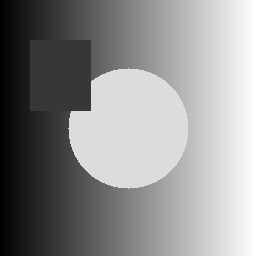
#> input picture assets/sample_images/sample_gray.png, 256 x 256 px
$ python huffman_encoding_demo.py
#> lines starting #> are read from the running program, lines starting #| are printed output that depends on the picture
### examples/10_image_compression/_utils.py
"""Shared helpers for chapter 10 compression examples."""

from __future__ import annotations

import argparse
from pathlib import Path

import cv2
import numpy as np


ROOT = Path(__file__).resolve().parents[2]
SAMPLE_GRAY = ROOT / "assets" / "sample_images" / "sample_gray.png"
DEFAULT_OUTPUT_DIR = ROOT / "examples" / "output"


def ensure_sample() -> None:
    if SAMPLE_GRAY.exists():
        return
    SAMPLE_GRAY.parent.mkdir(parents=True, exist_ok=True)
    x = np.linspace(0, 255, 256, dtype=np.uint8)
    image = np.tile(x, (256, 1))
    cv2.circle(image, (128, 128), 60, 220, -1)
    cv2.rectangle(image, (30, 40), (90, 110), 55, -1)
    cv2.imwrite(str(SAMPLE_GRAY), image)


def add_common_arguments(parser: argparse.ArgumentParser, output_name: str) -> None:
    parser.add_argument("--input", type=Path, default=SAMPLE_GRAY)
    parser.add_argument("--output", type=Path, default=DEFAULT_OUTPUT_DIR / output_name)


def read_gray(path: Path) -> tuple[np.ndarray, Path]:
    ensure_sample()
    image = cv2.imread(str(path), cv2.IMREAD_GRAYSCALE)
#> image is the input picture: shape (256, 256); min 0, max 255, mean 142.3
    if image is None:
        raise FileNotFoundError(path)
    return image, path


def normalize_uint8(image: np.ndarray) -> np.ndarray:
    return cv2.normalize(image, None, 0, 255, cv2.NORM_MINMAX).astype(np.uint8)


def save_image(path: Path, image: np.ndarray) -> Path:
    path.parent.mkdir(parents=True, exist_ok=True)
    cv2.imwrite(str(path), image)
    return path


def print_result(source: Path, operation: str, output: Path, metric: str | None = None) -> None:
    print(f"source={source}")
    print(f"operation={operation}")
    if metric:
        print(metric)
    print(f"output={output}")

### examples/10_image_compression/huffman_encoding_demo.py
"""Chapter 10.2.2 Huffman encoding demo."""

from __future__ import annotations

import argparse
import heapq
from collections import Counter

import cv2
import numpy as np

from _utils import add_common_arguments, normalize_uint8, print_result, read_gray, save_image


def huffman_code_lengths(values: np.ndarray) -> dict[int, int]:
    counts = Counter(values.ravel().astype(int))
#> counts = 16 items
    heap: list[tuple[int, int, tuple[int, ...]]] = [(count, index, (value,)) for index, (value, count) in enumerate(counts.items())]
#> heap = 16 items
    heapq.heapify(heap)
    lengths = {value: 0 for value in counts}
#> lengths = 16 items
    index = len(heap)
#> index = 16
    while len(heap) > 1:
        c1, _, symbols1 = heapq.heappop(heap)
        c2, _, symbols2 = heapq.heappop(heap)
        for symbol in symbols1 + symbols2:
            lengths[symbol] += 1
        heapq.heappush(heap, (c1 + c2, index, symbols1 + symbols2))
        index += 1
#> this loop made 15 passes
#> (c1, symbols1, c2, symbols2) on passes 1 to 12: (2177, (5,), 2200, (8,)), (2206, (7,), 2338, (9,)), (2352, (6,), 2502, (4,)), (2666, (10,), 2960, (2,)), (3475, (11,), 3954, (1,)), (4096, (0,), 4096, (12,)), (4096, (14,), 4096, (15,)), (4377, (5, 8), 4544, (7, 9)), (4854, (6, 4), 5626, (10, 2)), (7291, (3,), 7429, (11, 1)), (8192, (0, 12), 8192, (14, 15)), (8921, (5, 8, 7, 9), 10480, (6, 4, 10, 2))
#> after the loop, index = 31
    return lengths


def main() -> None:
    parser = argparse.ArgumentParser(description="Huffman code length visualization.")
    add_common_arguments(parser, "ch10_huffman_lengths.png")
    args = parser.parse_args()
    image, source = read_gray(args.input)
    quantized = (image // 16).astype(np.uint8)
    lengths = huffman_code_lengths(quantized)
#> lengths = 16 items
    lut = np.array([lengths.get(i, 0) for i in range(16)], dtype=np.float32)
#> lut = [4, 4, 5, 3, 5, 5, 5, 5, 5, 5, 5, 4, 4, 2, 4, 4]
    visual = normalize_uint8(lut[quantized])
#> in normalize_uint8, `return cv2.normalize(image, None, 0, 255, cv2.NORM_MINMAX).astype(np.u..`:
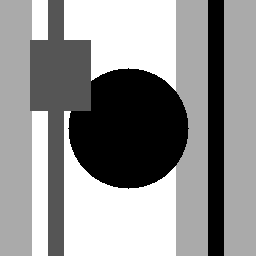
#> returned value: shape (256, 256); min 0, max 255, mean 146.7
    output = save_image(args.output, visual)
    avg = sum(Counter(quantized.ravel()).get(k, 0) * v for k, v in lengths.items()) / quantized.size
#> avg = 3.73
    print_result(source, "huffman_code_lengths", output, f"avg_bits={avg:.2f}")


if __name__ == "__main__":
    main()

$ run again, with assets/sample_images/sample_color.png copied over assets/sample_images/sample_gray.png
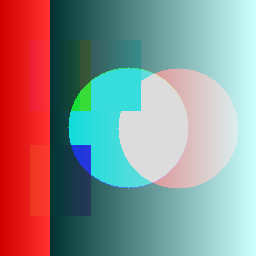
#> input picture assets/sample_images/sample_color.png, 256 x 256 px
#> in main, `quantized = (image // 16).astype(np.uint8)`:
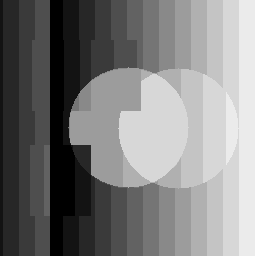
#> quantized: shape (256, 256); min 2, max 15, mean 8.38; drawn with min black and max white
#> counts = 14 items
#> heap = [(4094, 0, (3,)), (6408, 1, (4,)), (6129, 2, (5,)), (6384, 3, (6,)), (4227, 4, (2,)), (2348, 5, (7,)), (2388, 6, (8,)), (2569, 7, (9,)), (7063, 8, (10,)), (3558, 9, (11,)), (4856, 10, (12,)), (10539, 11, (13,)), (4717, 12, (14,)), (256, 13, (15,))]
#> in huffman_code_lengths, `lengths = {value: 0 for value in counts}`: lengths = 14 items
#> in huffman_code_lengths, `index = len(heap)`: index = 14
#> the loop in huffman_code_lengths, `while len(heap) > 1:` made 13 passes
#> (c1, symbols1, c2, symbols2) on passes 1 to 8: (256, (15,), 2348, (7,)), (2388, (8,), 2569, (9,)), (2604, (15, 7), 3558, (11,)), (4094, (3,), 4227, (2,)), (4717, (14,), 4856, (12,)), (4957, (8, 9), 6129, (5,)), (6162, (15, 7, 11), 6384, (6,)), (6408, (4,), 7063, (10,))
#> after the loop in huffman_code_lengths, `while len(heap) > 1:`: index = 27
#> in main, `lengths = huffman_code_lengths(quantized)`: lengths = 14 items
#> lut = [0, 0, 4, 4, 3, 4, 3, 5, 5, 5, 3, 4, 4, 3, 4, 5]
#> in normalize_uint8, `return cv2.normalize(image, None, 0, 255, cv2.NORM_MINMAX).astype(np.u..`:
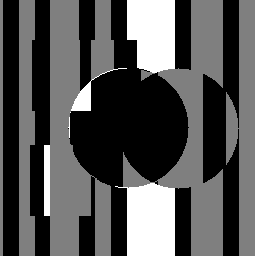
#> returned value: shape (256, 256); min 0, max 255, mean 82.9
#> avg = 3.65
